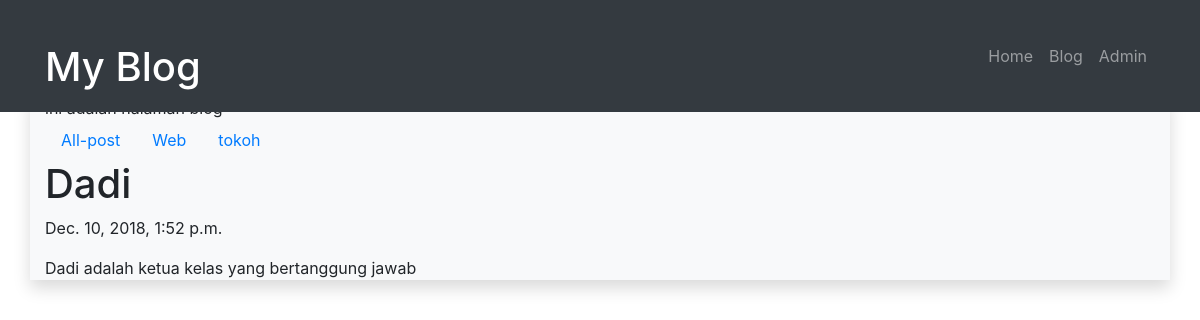
/blog/post/dadi/, run on the app's committed database.
### blog/models.py (models this page shows, shortened)
class Post(models.Model):
	judul		= models.CharField(max_length=255)
	body		= models.TextField()
	category	= models.CharField(max_length=255)
	publish		= models.DateTimeField(auto_now_add = True)
	update		= models.DateTimeField(auto_now = True)
	slug		= models.SlugField(blank=True, editable = False)

### blog/views.py (the view)
# urls.py: url(r'^post/(?P<slugInput>[\w-]+)/$', views.detailPost, name="detail"),
def detailPost(request,slugInput):
	posts = Post.objects.get(slug=slugInput);
	categories = Post.objects.values('category').distinct();
	context = {
		'Judul':'Home Blog',
		'Content':'ini adalah halaman blog',
		'Categories':categories,
		'Posts':posts,
	}
	return render(request,'blog/detail.html',context)

### blog/templates/blog/detail.html (shortened to what this page needs)
{% extends "base.html" %}
{% block contents %}
	<ul class="nav">
		<li class="nav-item">
			<a class = "nav-link" href="/blog" title="">
				All-post
			</a>
		</li>
	{% for dataCategory in Categories %}
		<li class="nav-item">
			<a class = "nav-link" href="/blog/category/{{dataCategory.category}}" title="">
				{{dataCategory.category}}
			</a>
		</li>
	{% endfor %}
	</ul>
	<h1>{{Posts.judul}}</h1>
	<p>{{Posts.publish}}</p>
	<p>{{Posts.body}}</p>
{% endblock contents %}

### data on the page
Post: judul "Dadi", publish "Dec. 10, 2018, 1:52 p.m.", body "Dadi adalah ketua kelas yang bertanggung jawab"

### other printed values
{{ dataCategory.category }} "Web" "tokoh"
